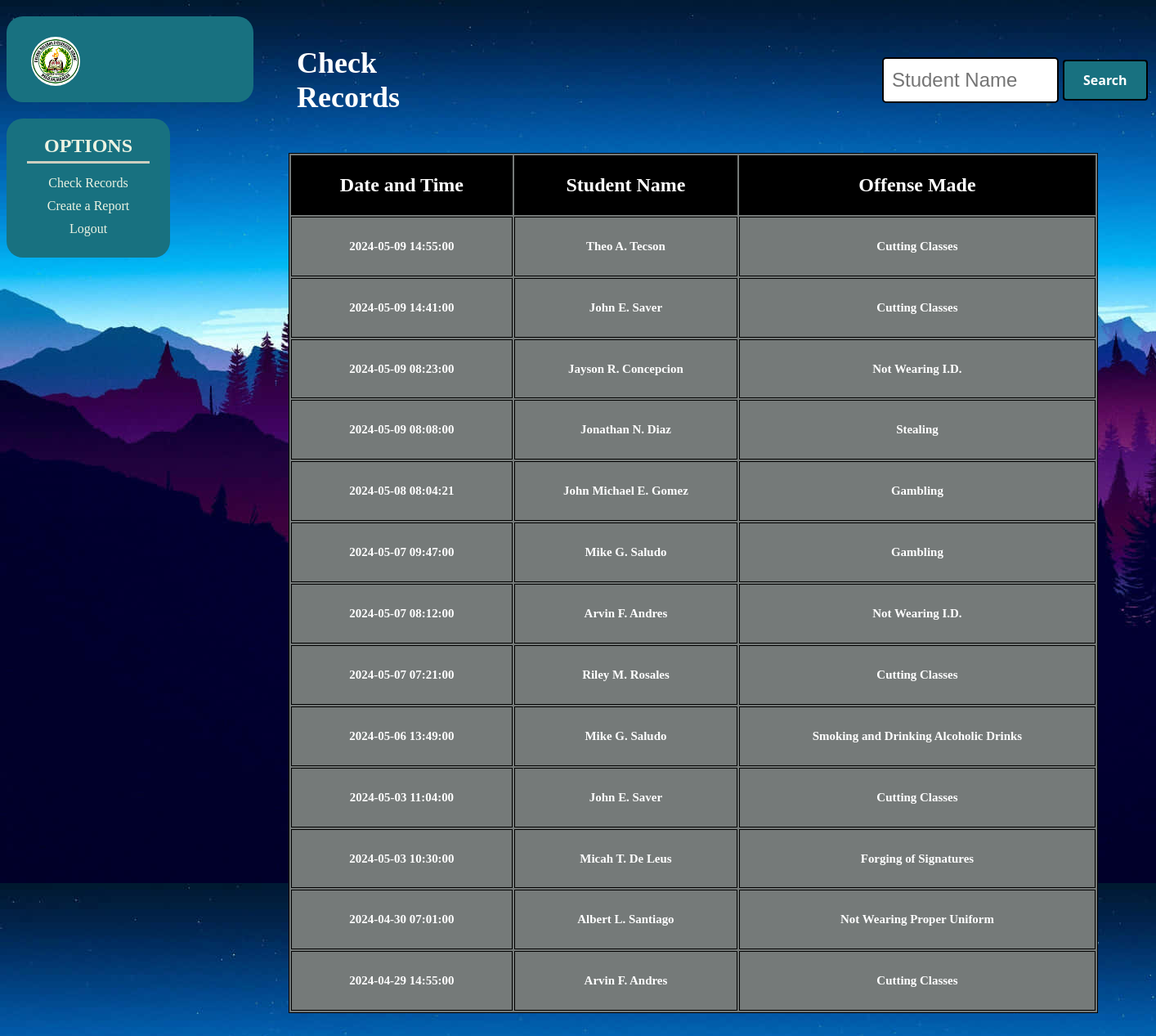
Page /teacher_view_records/index.php on the committed database.
### tables this page shows
CREATE TABLE `report_records` (
  `report_ID` varchar(8) NOT NULL,
  `date_time` datetime NOT NULL,
  `student_name` text NOT NULL,
  `offense_type` varchar(128) NOT NULL,
  `further_details` varchar(512) NOT NULL,
  `reporter` text NOT NULL
);

### teacher_view_records/index.php (the view, shortened to what this page needs)
<?php
$Username = $_GET['username'];
?>
<!DOCTYPE html>
<html lang="en">
<head>
    <link rel="stylesheet" href="teacher_view_records.css">
    <link href="https://fonts.cdnfonts.com/css/norwester" rel="stylesheet">
</head>
<body>
    <div class="report">
    <div class="first">
            <h3>Check Records</h3>
            <form action="index.php" method="get">
                <div class="button_sub">
                    <div class='search_bar'>
                        <input type="text" name="name_search" placeholder="Student Name" id="name_search">
                    </div>
                    <div class="search_button">
                        <button id="search_button_style">Search</button>
                    </div>
                </div>
            </form>
        </div>
        <div class="context_box">
            <div class="context_main">
                <table id="record_table">
                    <tr>
                        <th><h2>Date and Time</h2></th>
                        <th><h2>Student Name</h2></th>
                        <th><h2>Offense Made</h2></th>
                    </tr>
                    <?php
                        $host = 'localhost';
                        $username = 'root';
                        $password = '';
                        $database = 'ticketing_system';
                        $conn = new mysqli($host, $username, $password, $database);
                        if(isset($_GET['name_search'])){
                            $name_search = urldecode($_GET['name_search']);
                            $sql = "SELECT rr.student_name, rr.date_time, rr.offense_type
                                FROM report_records rr
                                WHERE rr.student_name = '$name_search' OR rr.student_name LIKE '%$name_search%'
                                ORDER BY rr.date_time DESC";
                            $result = $conn->query($sql);
                            if ($result->num_rows > 0) {
                                while ($row = $result->fetch_assoc()) {
                                    $date_time = $row['date_time'];
                                    $student_name = $row['student_name'];
                                    $offense_type = $row['offense_type'];
                                    echo "<tr>";
                                    echo "<th><h5>$date_time</h5></th>";
                                    echo "<th><h5>$student_name</h5></th>";
                                    echo "<th><h5>$offense_type</h5></th>";
                                    echo "</tr>";
                                }
                            }
                        } else if (empty($name_search)) {
                            $sql = "SELECT rr.student_name, rr.date_time, rr.offense_type
                                    FROM report_records rr
                                    ORDER BY rr.date_time DESC";
                            $result = $conn->query($sql);
                            if ($result->num_rows > 0) {
                                while ($row = $result->fetch_assoc()) {
                                    $date_time = $row['date_time'];
                                    $student_name = $row['student_name'];
                                    $offense_type = $row['offense_type'];
                                    echo "<tr>";
                                    echo "<th><h5>$date_time</h5></th>";
                                    echo "<th><h5>$student_name</h5></th>";
                                    echo "<th><h5>$offense_type</h5></th>";
                                    echo "</tr>";
                                }
                            }
                        }
                        ?>
                </table>
            </div>
        </div>
    </div>
    <div class="header">
        <div class="logo">
            <img src="../images/school_logo.png" alt="school_logo">
        </div>
    </div>
    <div class="options">
        <h2>Options</h2>
        <div class="line">
        </div>
        <a href="../teacher_view_records/index.php?username=<?php echo "$Username"?>">Check Records</a>
        <a href="../teacher_report/index.php?username=<?php echo "$Username"?>">Create a Report</a>
        <a href="../login/">Logout</a>
    </div>
</body>
</html>

### teacher_view_records/teacher_view_records.css (style rules this page uses)
body { background-image: url("../images/main_background.jpg"); background-color: #cccccc; text-align: center; }
.header img { width: 60px; height: 60px; border-radius: 50%; }
.report { width: 70%; height: 100%; position: absolute; margin-left: 330px; font-size: 24px; color: white; border-radius: 10px; }
.report h3 { text-align: left; margin-left: 25px; font-size: 36px; font-weight: 112px; }
.context_box { width: 100%; height: 50%; justify-content: center; }
.context_main { height: 10px; width: 100%; margin-left: 15px; display: inline-block; }
#record_table { max-width: 100%; min-width: 100%; }
tr:nth-child(1) th { font-size: 16px; background-color: black; }
table { border:1px solid black; background-color: #757a79; }
th { padding: 2px 10px 2px 10px; border:1px solid black; font-size: 18px; }
.header { padding-top: 25px; padding-left: 30px; justify-content: left; background-color: #187180; width: 17rem; height: 80px; margin-top: 20px; border-radius: 20px; display: flex; }
.options { margin-top: 20px; background-color: #187180; width: 200px; height: 170px; border-radius: 20px; justify-content: center; }
.options h2 { padding: 10px 0 5px 0; margin: 0; padding-top: 20px; color: #ecf3e2; text-transform: uppercase; }
.line { width: 150px; height: 3px; background-color: #cdcfc0; justify-content: center; margin: auto; margin-bottom: 10px }
.options a { padding: 5px; justify-content: center; display: flex; text-decoration: none; color: #ecf3e2; }

### teacher_view_records/index.php (style rules this page uses)
input#name_search { width: 200px; height: 50px; border-radius: 5px; border: 2px solid black; font-size: 24px; display: inline-block; padding-left: 10px; }
.button_sub { display: flex; align-items: center; margin-left: 590px; }
.search_bar { margin-right: 5px; }
.search_button { vertical-align: middle; }
#name_search { width: 700px; height: 30px; border-radius: 5px; border: 2px solid black; font-size: 24px; display: inline-block; }
.button_sub button { align-items: center; background-clip: padding-box; background-color: #187180; border: 2px solid black; border-radius: .25rem; box-shadow: rgba(0, 0, 0, 0.02) 0 1px 3px 0; box-sizing: border-box; color: #fff; cursor: pointer; display: inline-flex; font-family: system-ui,-apple-system,system-ui,"Helvetica Neue",Helvetica,Arial,sans-serif; font-size: 16px; font-weight: 700; justify-content: center; line-height: 1.25; margin: 0; min-height: 3rem; padding: calc(.875rem - 1px) calc(1.5rem - 1px); position: relative; transition: all 250ms; touch-action: manipulation; vertical-align: baseline; width: auto; }
.first { display: flex; align-items: center; }

### rows in the picture
report_records: date_time "2024-05-09 14:55:00", student_name "Theo A. Tecson", offense_type "Cutting Classes"
report_records: date_time "2024-05-09 14:41:00", student_name "John E. Saver", offense_type "Cutting Classes"
report_records: date_time "2024-05-09 08:23:00", student_name "Jayson R. Concepcion", offense_type "Not Wearing I.D."
report_records: date_time "2024-05-09 08:08:00", student_name "Jonathan N. Diaz", offense_type "Stealing"
report_records: date_time "2024-05-08 08:04:21", student_name "John Michael E. Gomez", offense_type "Gambling"
report_records: date_time "2024-05-07 09:47:00", student_name "Mike G. Saludo", offense_type "Gambling"
report_records: date_time "2024-05-07 08:12:00", student_name "Arvin F. Andres", offense_type "Not Wearing I.D."
report_records: date_time "2024-05-07 07:21:00", student_name "Riley M. Rosales", offense_type "Cutting Classes"
report_records: date_time "2024-05-06 13:49:00", student_name "Mike G. Saludo", offense_type "Smoking and Drinking Alcoholic Drinks"
report_records: date_time "2024-05-03 11:04:00", student_name "John E. Saver", offense_type "Cutting Classes"
report_records: date_time "2024-05-03 10:30:00", student_name "Micah T. De Leus", offense_type "Forging of Signatures"
report_records: date_time "2024-04-30 07:01:00", student_name "Albert L. Santiago", offense_type "Not Wearing Proper Uniform"
report_records: date_time "2024-04-29 14:55:00", student_name "Arvin F. Andres", offense_type "Cutting Classes"
